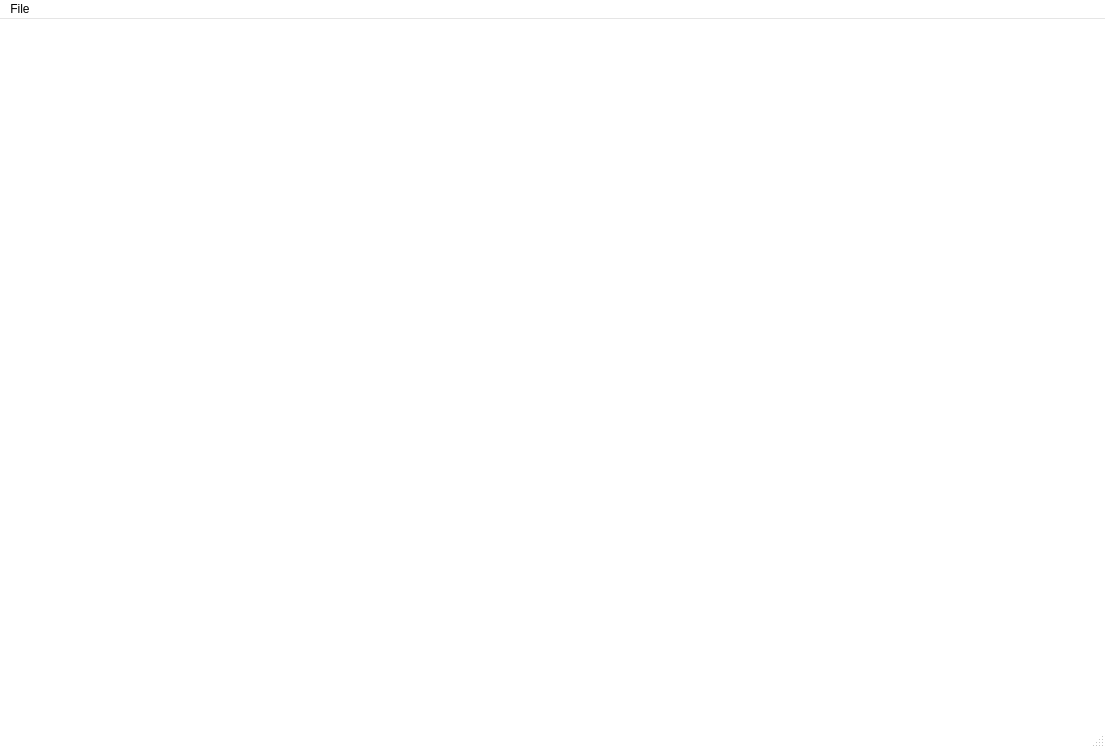
<?xml version="1.0" encoding="UTF-8"?>
<ui version="4.0">
 <class>MainApplication</class>
 <widget class="QMainWindow" name="MainApplication">
  <property name="geometry">
   <rect>
    <x>0</x>
    <y>0</y>
    <width>1105</width>
    <height>748</height>
   </rect>
  </property>
  <property name="palette">
   <palette>
    <active>
     <colorrole role="Base">
      <brush brushstyle="SolidPattern">
       <color alpha="255">
        <red>255</red>
        <green>255</green>
        <blue>255</blue>
       </color>
      </brush>
     </colorrole>
     <colorrole role="Window">
      <brush brushstyle="SolidPattern">
       <color alpha="255">
        <red>255</red>
        <green>255</green>
        <blue>255</blue>
       </color>
      </brush>
     </colorrole>
    </active>
    <inactive>
     <colorrole role="Base">
      <brush brushstyle="SolidPattern">
       <color alpha="255">
        <red>255</red>
        <green>255</green>
        <blue>255</blue>
       </color>
      </brush>
     </colorrole>
     <colorrole role="Window">
      <brush brushstyle="SolidPattern">
       <color alpha="255">
        <red>255</red>
        <green>255</green>
        <blue>255</blue>
       </color>
      </brush>
     </colorrole>
    </inactive>
    <disabled>
     <colorrole role="Base">
      <brush brushstyle="SolidPattern">
       <color alpha="255">
        <red>255</red>
        <green>255</green>
        <blue>255</blue>
       </color>
      </brush>
     </colorrole>
     <colorrole role="Window">
      <brush brushstyle="SolidPattern">
       <color alpha="255">
        <red>255</red>
        <green>255</green>
        <blue>255</blue>
       </color>
      </brush>
     </colorrole>
    </disabled>
   </palette>
  </property>
  <property name="windowTitle">
   <string>MainWindow</string>
  </property>
  <property name="windowIcon">
   <iconset>
    <normaloff>../icons/LogoApp.png</normaloff>../icons/LogoApp.png</iconset>
  </property>
  <widget class="QWidget" name="main"/>
  <widget class="QMenuBar" name="menubar">
   <property name="geometry">
    <rect>
     <x>0</x>
     <y>0</y>
     <width>1105</width>
     <height>26</height>
    </rect>
   </property>
   <widget class="QMenu" name="menuFile">
    <property name="title">
     <string>File</string>
    </property>
    <addaction name="actionNew"/>
    <addaction name="actionOpen"/>
    <addaction name="actionExit"/>
   </widget>
   <addaction name="menuFile"/>
  </widget>
  <widget class="QStatusBar" name="statusbar"/>
  <action name="actionNew">
   <property name="icon">
    <iconset>
     <normaloff>../icons/LogoBarre.png</normaloff>../icons/LogoBarre.png</iconset>
   </property>
   <property name="text">
    <string>New record</string>
   </property>
  </action>
  <action name="actionOpen">
   <property name="icon">
    <iconset>
     <normaloff>../icons/Open.jpg</normaloff>../icons/Open.jpg</iconset>
   </property>
   <property name="text">
    <string>Open record</string>
   </property>
  </action>
  <action name="actionExit">
   <property name="icon">
    <iconset>
     <normaloff>../icons/Exit.jpg</normaloff>../icons/Exit.jpg</iconset>
   </property>
   <property name="text">
    <string>Exit</string>
   </property>
  </action>
 </widget>
 <resources/>
 <connections>
  <connection>
   <sender>actionNew</sender>
   <signal>triggered()</signal>
   <receiver>MainApplication</receiver>
   <slot>new()</slot>
   <hints>
    <hint type="sourcelabel">
     <x>-1</x>
     <y>-1</y>
    </hint>
    <hint type="destinationlabel">
     <x>291</x>
     <y>216</y>
    </hint>
   </hints>
  </connection>
  <connection>
   <sender>actionOpen</sender>
   <signal>triggered()</signal>
   <receiver>MainApplication</receiver>
   <slot>open()</slot>
   <hints>
    <hint type="sourcelabel">
     <x>-1</x>
     <y>-1</y>
    </hint>
    <hint type="destinationlabel">
     <x>291</x>
     <y>216</y>
    </hint>
   </hints>
  </connection>
  <connection>
   <sender>actionExit</sender>
   <signal>triggered()</signal>
   <receiver>MainApplication</receiver>
   <slot>exit()</slot>
   <hints>
    <hint type="sourcelabel">
     <x>-1</x>
     <y>-1</y>
    </hint>
    <hint type="destinationlabel">
     <x>291</x>
     <y>216</y>
    </hint>
   </hints>
  </connection>
 </connections>
 <slots>
  <slot>new()</slot>
  <slot>open()</slot>
  <slot>exit()</slot>
 </slots>
</ui>
